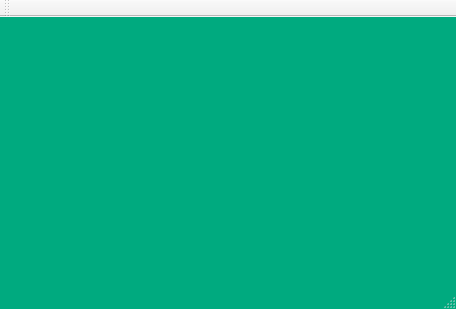
<?xml version="1.0" encoding="UTF-8"?>
<ui version="4.0">
 <class>MainWindow</class>
 <widget class="QMainWindow" name="MainWindow">
  <property name="geometry">
   <rect>
    <x>0</x>
    <y>0</y>
    <width>456</width>
    <height>309</height>
   </rect>
  </property>
  <property name="windowTitle">
   <string>MainWindow</string>
  </property>
  <property name="styleSheet">
   <string notr="true">#MainWindow{background-color: rgb(0, 170, 127);
border-image: url(:/C:/Users/PC/Pictures/1250eecec3fdfc033ff1d4e9c33f8794a5c22606.jpg);}</string>
  </property>
  <widget class="QWidget" name="centralWidget"/>
  <widget class="QMenuBar" name="menuBar">
   <property name="geometry">
    <rect>
     <x>0</x>
     <y>0</y>
     <width>456</width>
     <height>22</height>
    </rect>
   </property>
  </widget>
  <widget class="QToolBar" name="mainToolBar">
   <attribute name="toolBarArea">
    <enum>TopToolBarArea</enum>
   </attribute>
   <attribute name="toolBarBreak">
    <bool>false</bool>
   </attribute>
  </widget>
  <widget class="QStatusBar" name="statusBar"/>
 </widget>
 <layoutdefault spacing="6" margin="11"/>
 <resources/>
 <connections/>
</ui>
